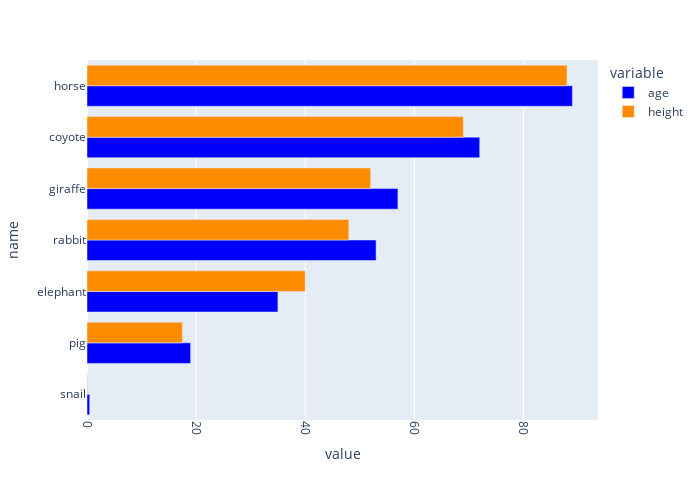

The cell this chart's notebook holds for it:
### Markdown cell above
### 1.4 PLOTLY

### Code cell
# PLOTLY

fig = px.bar(df, 
             x=["age", "height"], 
             y="name", 
             barmode='group', 
             color_discrete_sequence=['blue', 'darkorange'],
             orientation='h',
             width=60  # Change bin width
            )

# Rotate x-axis labels
fig.update_layout(xaxis={'tickangle': 90})

# Change figure width and height
fig.update_layout(
    width=700,  # Change figure width
    height=500  # Change figure height
)

fig.update_layout(boxgroupgap=0.5, boxgap=0.1)

fig.update_layout(legend_valign='top')

# Show the plot
fig.show()

### Figure 1 — Plotly figure (JSON) as saved in the notebook; plotly's stock layout.template omitted (floating-point values rounded to 4 significant figures)
{"data": [{"alignmentgroup": "True", "hovertemplate": "variable=age<br>value=%{x}<br>name=%{y}<extra></extra>", "legendgroup": "age", "marker": {"color": "blue", "pattern": {"shape": ""}}, "name": "age", "offsetgroup": "age", "orientation": "h", "showlegend": true, "textposition": "auto", "type": "bar", "x": [0.5, 19, 35, 53, 57, 72, 89], "xaxis": "x", "y": ["snail", "pig", "elephant", "rabbit", "giraffe", "coyote", "horse"], "yaxis": "y"}, {"alignmentgroup": "True", "hovertemplate": "variable=height<br>value=%{x}<br>name=%{y}<extra></extra>", "legendgroup": "height", "marker": {"color": "darkorange", "pattern": {"shape": ""}}, "name": "height", "offsetgroup": "height", "orientation": "h", "showlegend": true, "textposition": "auto", "type": "bar", "x": [0.1, 17.5, 40, 48, 52, 69, 88], "xaxis": "x", "y": ["snail", "pig", "elephant", "rabbit", "giraffe", "coyote", "horse"], "yaxis": "y"}], "layout": {"barmode": "group", "boxgap": 0.1, "boxgroupgap": 0.5, "height": 500, "legend": {"title": {"text": "variable"}, "tracegroupgap": 0, "valign": "top"}, "margin": {"t": 60}, "width": 700, "xaxis": {"anchor": "y", "autorange": true, "domain": [0, 1], "range": [0, 93.68], "tickangle": 90, "title": {"text": "value"}, "type": "linear"}, "yaxis": {"anchor": "x", "autorange": true, "domain": [0, 1], "range": [-0.5, 6.5], "title": {"text": "name"}, "type": "category"}}}
